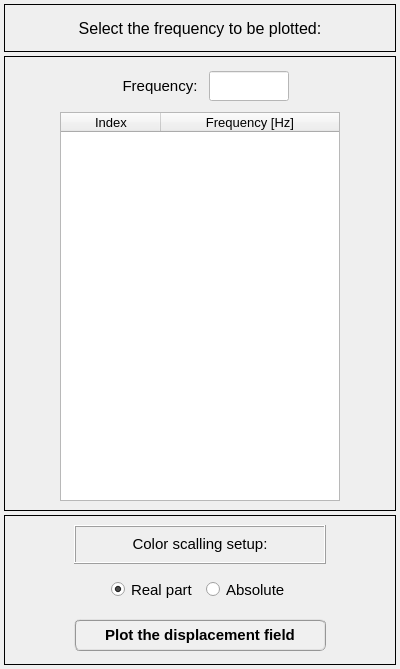
<?xml version="1.0" encoding="UTF-8"?>
<ui version="4.0">
 <class>Dialog</class>
 <widget class="QDialog" name="Dialog">
  <property name="windowModality">
   <enum>Qt::NonModal</enum>
  </property>
  <property name="geometry">
   <rect>
    <x>0</x>
    <y>0</y>
    <width>400</width>
    <height>669</height>
   </rect>
  </property>
  <property name="sizePolicy">
   <sizepolicy hsizetype="Fixed" vsizetype="Fixed">
    <horstretch>0</horstretch>
    <verstretch>0</verstretch>
   </sizepolicy>
  </property>
  <property name="minimumSize">
   <size>
    <width>400</width>
    <height>669</height>
   </size>
  </property>
  <property name="maximumSize">
   <size>
    <width>400</width>
    <height>669</height>
   </size>
  </property>
  <property name="contextMenuPolicy">
   <enum>Qt::DefaultContextMenu</enum>
  </property>
  <property name="windowTitle">
   <string>Plot displacement field</string>
  </property>
  <property name="whatsThis">
   <string/>
  </property>
  <layout class="QGridLayout" name="gridLayout_2">
   <property name="leftMargin">
    <number>4</number>
   </property>
   <property name="topMargin">
    <number>4</number>
   </property>
   <property name="rightMargin">
    <number>4</number>
   </property>
   <property name="bottomMargin">
    <number>4</number>
   </property>
   <property name="spacing">
    <number>4</number>
   </property>
   <item row="0" column="0">
    <widget class="QFrame" name="frame">
     <property name="minimumSize">
      <size>
       <width>0</width>
       <height>48</height>
      </size>
     </property>
     <property name="maximumSize">
      <size>
       <width>400</width>
       <height>48</height>
      </size>
     </property>
     <property name="frameShape">
      <enum>QFrame::Box</enum>
     </property>
     <property name="frameShadow">
      <enum>QFrame::Plain</enum>
     </property>
     <property name="lineWidth">
      <number>1</number>
     </property>
     <layout class="QGridLayout" name="gridLayout">
      <item row="0" column="0">
       <widget class="QLabel" name="label">
        <property name="font">
         <font>
          <family>MS Shell Dlg 2</family>
          <pointsize>12</pointsize>
          <weight>50</weight>
          <italic>false</italic>
          <bold>false</bold>
         </font>
        </property>
        <property name="text">
         <string>Select the frequency to be plotted:</string>
        </property>
        <property name="textFormat">
         <enum>Qt::AutoText</enum>
        </property>
        <property name="alignment">
         <set>Qt::AlignCenter</set>
        </property>
       </widget>
      </item>
     </layout>
    </widget>
   </item>
   <item row="1" column="0">
    <widget class="QFrame" name="frame_2">
     <property name="sizeIncrement">
      <size>
       <width>400</width>
       <height>0</height>
      </size>
     </property>
     <property name="baseSize">
      <size>
       <width>400</width>
       <height>0</height>
      </size>
     </property>
     <property name="frameShape">
      <enum>QFrame::Box</enum>
     </property>
     <property name="frameShadow">
      <enum>QFrame::Plain</enum>
     </property>
     <layout class="QGridLayout" name="gridLayout_5">
      <item row="0" column="0">
       <widget class="QFrame" name="frame_5">
        <property name="minimumSize">
         <size>
          <width>0</width>
          <height>40</height>
         </size>
        </property>
        <property name="maximumSize">
         <size>
          <width>16777215</width>
          <height>40</height>
         </size>
        </property>
        <property name="frameShape">
         <enum>QFrame::NoFrame</enum>
        </property>
        <property name="frameShadow">
         <enum>QFrame::Raised</enum>
        </property>
        <layout class="QGridLayout" name="gridLayout_4">
         <property name="leftMargin">
          <number>0</number>
         </property>
         <property name="topMargin">
          <number>0</number>
         </property>
         <property name="rightMargin">
          <number>0</number>
         </property>
         <property name="bottomMargin">
          <number>0</number>
         </property>
         <property name="spacing">
          <number>0</number>
         </property>
         <item row="0" column="1">
          <widget class="QLabel" name="label_4">
           <property name="minimumSize">
            <size>
             <width>0</width>
             <height>30</height>
            </size>
           </property>
           <property name="maximumSize">
            <size>
             <width>16777215</width>
             <height>30</height>
            </size>
           </property>
           <property name="font">
            <font>
             <family>MS Shell Dlg 2</family>
             <pointsize>11</pointsize>
             <weight>50</weight>
             <bold>false</bold>
            </font>
           </property>
           <property name="text">
            <string>Frequency:</string>
           </property>
           <property name="alignment">
            <set>Qt::AlignCenter</set>
           </property>
          </widget>
         </item>
         <item row="0" column="2">
          <widget class="QLineEdit" name="lineEdit_selected_frequency">
           <property name="enabled">
            <bool>false</bool>
           </property>
           <property name="minimumSize">
            <size>
             <width>80</width>
             <height>30</height>
            </size>
           </property>
           <property name="maximumSize">
            <size>
             <width>80</width>
             <height>30</height>
            </size>
           </property>
           <property name="font">
            <font>
             <family>MS Shell Dlg 2</family>
             <pointsize>11</pointsize>
             <weight>50</weight>
             <italic>false</italic>
             <bold>false</bold>
            </font>
           </property>
           <property name="styleSheet">
            <string notr="true">background-color: rgb(255, 255, 255);
color: rgb(0, 0, 255)
</string>
           </property>
           <property name="text">
            <string/>
           </property>
           <property name="alignment">
            <set>Qt::AlignCenter</set>
           </property>
          </widget>
         </item>
         <item row="0" column="3">
          <widget class="QFrame" name="frame_6">
           <property name="frameShape">
            <enum>QFrame::NoFrame</enum>
           </property>
           <property name="frameShadow">
            <enum>QFrame::Raised</enum>
           </property>
          </widget>
         </item>
         <item row="0" column="0">
          <widget class="QFrame" name="frame_7">
           <property name="frameShape">
            <enum>QFrame::NoFrame</enum>
           </property>
           <property name="frameShadow">
            <enum>QFrame::Raised</enum>
           </property>
          </widget>
         </item>
        </layout>
       </widget>
      </item>
      <item row="1" column="0">
       <widget class="QFrame" name="frame_4">
        <property name="frameShape">
         <enum>QFrame::NoFrame</enum>
        </property>
        <property name="frameShadow">
         <enum>QFrame::Raised</enum>
        </property>
        <layout class="QGridLayout" name="gridLayout_3">
         <property name="leftMargin">
          <number>0</number>
         </property>
         <property name="topMargin">
          <number>0</number>
         </property>
         <property name="rightMargin">
          <number>0</number>
         </property>
         <property name="bottomMargin">
          <number>0</number>
         </property>
         <property name="spacing">
          <number>0</number>
         </property>
         <item row="0" column="0">
          <widget class="QTreeWidget" name="treeWidget_frequencies">
           <property name="minimumSize">
            <size>
             <width>280</width>
             <height>0</height>
            </size>
           </property>
           <property name="maximumSize">
            <size>
             <width>280</width>
             <height>415</height>
            </size>
           </property>
           <property name="font">
            <font>
             <family>MS Shell Dlg 2</family>
             <pointsize>10</pointsize>
             <weight>50</weight>
             <italic>false</italic>
             <bold>false</bold>
            </font>
           </property>
           <property name="alternatingRowColors">
            <bool>true</bool>
           </property>
           <column>
            <property name="text">
             <string>Index</string>
            </property>
            <property name="font">
             <font>
              <family>MS Shell Dlg 2</family>
              <pointsize>10</pointsize>
             </font>
            </property>
            <property name="textAlignment">
             <set>AlignCenter</set>
            </property>
           </column>
           <column>
            <property name="text">
             <string notr="true">Frequency [Hz]</string>
            </property>
            <property name="font">
             <font>
              <family>MS Shell Dlg 2</family>
              <pointsize>10</pointsize>
              <weight>50</weight>
              <italic>false</italic>
              <bold>false</bold>
             </font>
            </property>
            <property name="textAlignment">
             <set>AlignCenter</set>
            </property>
           </column>
          </widget>
         </item>
        </layout>
       </widget>
      </item>
     </layout>
    </widget>
   </item>
   <item row="2" column="0">
    <widget class="QFrame" name="frame_3">
     <property name="minimumSize">
      <size>
       <width>0</width>
       <height>150</height>
      </size>
     </property>
     <property name="maximumSize">
      <size>
       <width>16777215</width>
       <height>150</height>
      </size>
     </property>
     <property name="frameShape">
      <enum>QFrame::Box</enum>
     </property>
     <property name="frameShadow">
      <enum>QFrame::Plain</enum>
     </property>
     <layout class="QGridLayout" name="gridLayout_8">
      <item row="2" column="1">
       <widget class="QFrame" name="frame_11">
        <property name="frameShape">
         <enum>QFrame::NoFrame</enum>
        </property>
        <property name="frameShadow">
         <enum>QFrame::Raised</enum>
        </property>
        <layout class="QGridLayout" name="gridLayout_7">
         <property name="leftMargin">
          <number>0</number>
         </property>
         <property name="topMargin">
          <number>0</number>
         </property>
         <property name="rightMargin">
          <number>0</number>
         </property>
         <property name="bottomMargin">
          <number>0</number>
         </property>
         <property name="spacing">
          <number>0</number>
         </property>
         <item row="0" column="0">
          <widget class="QPushButton" name="pushButton_plot">
           <property name="minimumSize">
            <size>
             <width>252</width>
             <height>32</height>
            </size>
           </property>
           <property name="maximumSize">
            <size>
             <width>252</width>
             <height>32</height>
            </size>
           </property>
           <property name="font">
            <font>
             <family>MS Shell Dlg 2</family>
             <pointsize>11</pointsize>
             <weight>75</weight>
             <italic>false</italic>
             <bold>true</bold>
            </font>
           </property>
           <property name="styleSheet">
            <string notr="true">QPushButton{border-radius: 6px; border-color: rgb(150, 150, 150); border-style: ridge; border-width: 2px; color: rgb(0, 0, 0); background-color: rgb(240, 240, 240); font: 75 bold 11pt &quot;MS Shell Dlg 2&quot;}
QPushButton:hover{border-radius: 6px; border-color: rgb(0, 170, 255); border-style: ridge; border-width: 2px; color: rgb(0, 0, 0); background-color: rgba(174, 213, 255, 100); font: 75 bold 11pt &quot;MS Shell Dlg 2&quot;}
QPushButton:pressed{border-radius: 6px; border-color: rgb(0, 170, 255); border-style: ridge; border-width: 3px; color: rgb(0, 0, 0); background-color: rgb(174, 213, 255); font: 75 bold 11pt &quot;MS Shell Dlg 2&quot;}</string>
           </property>
           <property name="text">
            <string>Plot the displacement field</string>
           </property>
          </widget>
         </item>
        </layout>
       </widget>
      </item>
      <item row="1" column="1">
       <widget class="QFrame" name="frame_8">
        <property name="frameShape">
         <enum>QFrame::NoFrame</enum>
        </property>
        <property name="frameShadow">
         <enum>QFrame::Raised</enum>
        </property>
        <layout class="QGridLayout" name="gridLayout_6">
         <property name="leftMargin">
          <number>0</number>
         </property>
         <property name="topMargin">
          <number>0</number>
         </property>
         <property name="rightMargin">
          <number>0</number>
         </property>
         <property name="bottomMargin">
          <number>0</number>
         </property>
         <property name="horizontalSpacing">
          <number>8</number>
         </property>
         <property name="verticalSpacing">
          <number>0</number>
         </property>
         <item row="0" column="2">
          <widget class="QRadioButton" name="radioButton_absolute">
           <property name="minimumSize">
            <size>
             <width>0</width>
             <height>21</height>
            </size>
           </property>
           <property name="maximumSize">
            <size>
             <width>200</width>
             <height>21</height>
            </size>
           </property>
           <property name="font">
            <font>
             <family>MS Shell Dlg 2</family>
             <pointsize>11</pointsize>
             <weight>50</weight>
             <italic>false</italic>
             <bold>false</bold>
             <stylestrategy>PreferAntialias</stylestrategy>
            </font>
           </property>
           <property name="focusPolicy">
            <enum>Qt::ClickFocus</enum>
           </property>
           <property name="text">
            <string>Absolute</string>
           </property>
           <property name="checked">
            <bool>false</bool>
           </property>
          </widget>
         </item>
         <item row="0" column="1">
          <widget class="QRadioButton" name="radioButton_real">
           <property name="enabled">
            <bool>true</bool>
           </property>
           <property name="minimumSize">
            <size>
             <width>0</width>
             <height>21</height>
            </size>
           </property>
           <property name="maximumSize">
            <size>
             <width>200</width>
             <height>21</height>
            </size>
           </property>
           <property name="font">
            <font>
             <family>MS Shell Dlg 2</family>
             <pointsize>11</pointsize>
             <weight>50</weight>
             <italic>false</italic>
             <bold>false</bold>
             <stylestrategy>PreferAntialias</stylestrategy>
            </font>
           </property>
           <property name="focusPolicy">
            <enum>Qt::ClickFocus</enum>
           </property>
           <property name="text">
            <string>Real part</string>
           </property>
           <property name="checked">
            <bool>true</bool>
           </property>
          </widget>
         </item>
         <item row="0" column="0">
          <widget class="QFrame" name="frame_9">
           <property name="frameShape">
            <enum>QFrame::NoFrame</enum>
           </property>
           <property name="frameShadow">
            <enum>QFrame::Raised</enum>
           </property>
          </widget>
         </item>
         <item row="0" column="3">
          <widget class="QFrame" name="frame_10">
           <property name="frameShape">
            <enum>QFrame::NoFrame</enum>
           </property>
           <property name="frameShadow">
            <enum>QFrame::Raised</enum>
           </property>
          </widget>
         </item>
        </layout>
       </widget>
      </item>
      <item row="0" column="1">
       <widget class="QFrame" name="frame_12">
        <property name="frameShape">
         <enum>QFrame::Box</enum>
        </property>
        <property name="frameShadow">
         <enum>QFrame::Raised</enum>
        </property>
        <layout class="QGridLayout" name="gridLayout_9">
         <property name="leftMargin">
          <number>0</number>
         </property>
         <property name="topMargin">
          <number>0</number>
         </property>
         <property name="rightMargin">
          <number>0</number>
         </property>
         <property name="bottomMargin">
          <number>0</number>
         </property>
         <property name="spacing">
          <number>0</number>
         </property>
         <item row="0" column="0">
          <widget class="QLabel" name="label_6">
           <property name="minimumSize">
            <size>
             <width>0</width>
             <height>0</height>
            </size>
           </property>
           <property name="maximumSize">
            <size>
             <width>280</width>
             <height>30</height>
            </size>
           </property>
           <property name="font">
            <font>
             <family>MS Shell Dlg 2</family>
             <pointsize>11</pointsize>
             <weight>50</weight>
             <italic>false</italic>
             <bold>false</bold>
            </font>
           </property>
           <property name="frameShape">
            <enum>QFrame::NoFrame</enum>
           </property>
           <property name="frameShadow">
            <enum>QFrame::Raised</enum>
           </property>
           <property name="midLineWidth">
            <number>0</number>
           </property>
           <property name="text">
            <string>Color scalling setup:</string>
           </property>
           <property name="alignment">
            <set>Qt::AlignCenter</set>
           </property>
          </widget>
         </item>
        </layout>
       </widget>
      </item>
      <item row="0" column="0">
       <widget class="QFrame" name="frame_13">
        <property name="frameShape">
         <enum>QFrame::NoFrame</enum>
        </property>
        <property name="frameShadow">
         <enum>QFrame::Raised</enum>
        </property>
       </widget>
      </item>
      <item row="0" column="2">
       <widget class="QFrame" name="frame_14">
        <property name="frameShape">
         <enum>QFrame::NoFrame</enum>
        </property>
        <property name="frameShadow">
         <enum>QFrame::Raised</enum>
        </property>
       </widget>
      </item>
     </layout>
    </widget>
   </item>
  </layout>
 </widget>
 <resources/>
 <connections/>
</ui>
